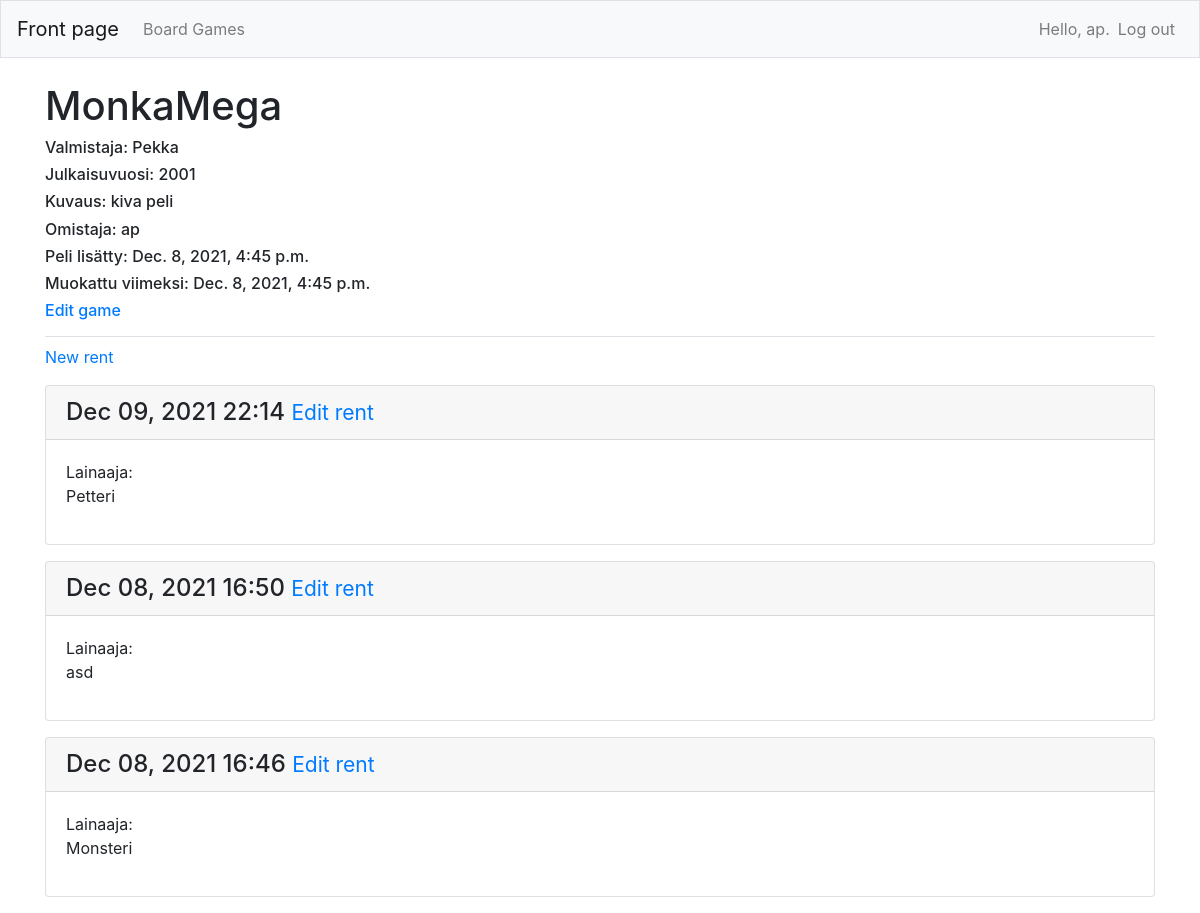
Before: /games/1/ (signed in) with the older database file.
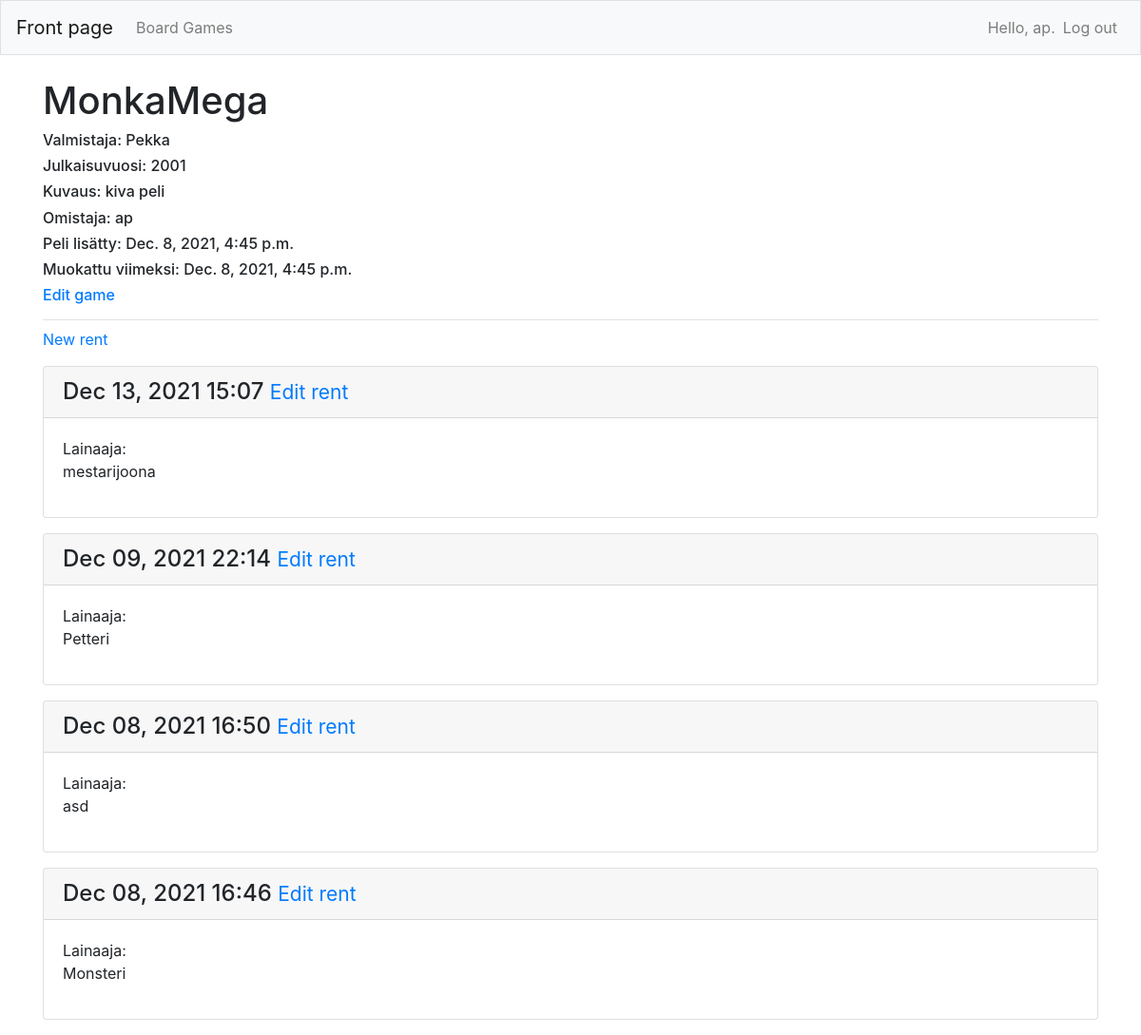
After: the same page with the newer database file.
### board_game/models.py (models this page shows, shortened)
class Rent(models.Model):
    game = models.ForeignKey(Game, on_delete=models.CASCADE)
    """setting validators so the user can only giver stars from 1 to 5"""
    stars = models.PositiveIntegerField(null=True,
        validators=[MinValueValidator(1),
        MaxValueValidator(5)],)
    renter = models.CharField(max_length=30)
    review = models.CharField(max_length=255)
    rented = models.BooleanField()
    """Adding date added and date modified fields that are automatic"""
    date_added = models.DateTimeField(auto_now_add=True)
    date_modified = models.DateTimeField(auto_now=True)
    class Meta:
        verbose_name_plural = 'Rent'

### board_game/views.py (the view)
# urls.py: path('games/<int:game_id>/', views.game, name='game'),
@login_required
def game(request, game_id):
    game = Game.objects.get(id=game_id)
    rents = game.rent_set.order_by('-date_added')
    context = {'game': game, 'rents': rents}
    return render(request, 'board_game/game.html', context)

### board_game/models.py (called while the page is built)
    def __str__(self):
        return self.name

### board_game/templates/board_game/game.html
{% extends 'board_game/base.html' %}
{% block page_header %}
    <h1>{{ game }}</h1>
    <h6>Valmistaja: {{ game.maker }}</h6>
    <h6>Julkaisuvuosi: {{ game.year_published }}</h6>
    <h6>Kuvaus: {{ game.description }}</h6>
	<h6>Omistaja: {{ game.owner }}</h6>
    <h6>Peli lisätty: {{ game.date_added }}</h6>
    <h6>Muokattu viimeksi: {{ game.date_modified }}</h6>
    <h6>
        <a href="{% url 'board_game:edit_game' game.id %}">Edit game</a>
    </h6>
{% endblock page_header %}
{% block content %}
    <p>
        <a href="{% url 'board_game:new_rent' game.id %}">New rent</a>
    </p>
    {% for rent in rents %}
        <div class="card mb-3">
            <h4 class="card-header">
                {{ rent.date_added|date:'M d, Y H:i' }}
                <small><a href="{% url 'board_game:edit_rent' rent.id %}">
                    Edit rent</a></small>
            </h4>
            <div class="card-body">
                Lainaaja: {{ rent.renter|linebreaks }}
            </div>
        </div>
    {% empty %}
        <p>There are no rents for this game yet.</p>
    {% endfor %}
{% endblock content %}

Changed rows visible on the page:
added Rent: date_added "Dec 13, 2021 15:07", renter "mestarijoona"
